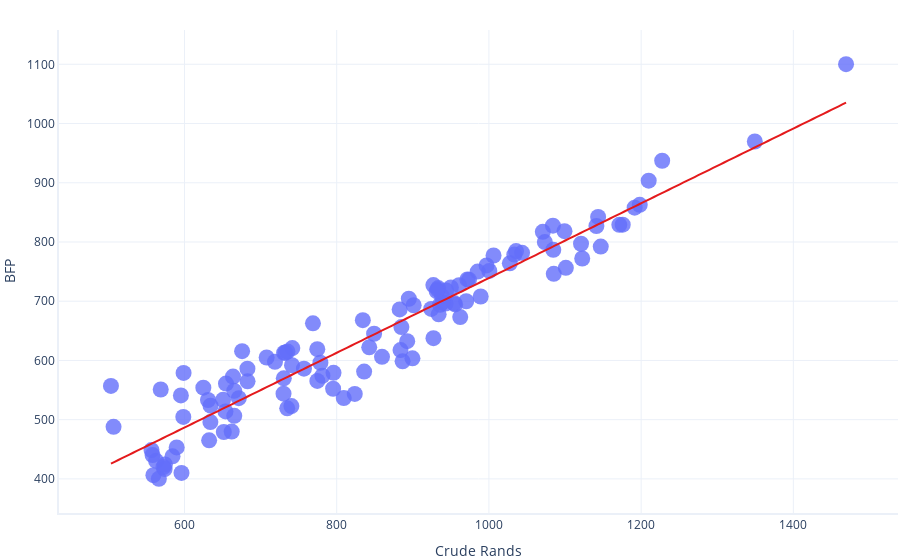

Notebook source saved alongside this figure:
### Markdown cell above
### Training Set

### Code cell
import statsmodels.formula.api as smf
from sklearn.metrics import mean_squared_error as mse

# First, we define our formula using a special syntax
# This says that rescues_last_year is explained by weight_last_year
formula = "BFP ~ Crude_Rands"

# Create and train the model
model = smf.ols(formula = formula, data = train).fit()

# Graph the result against the data
graphing.scatter_2D(train, "Crude_Rands", "BFP", trendline = lambda x: model.params[1] * x + model.params[0])
